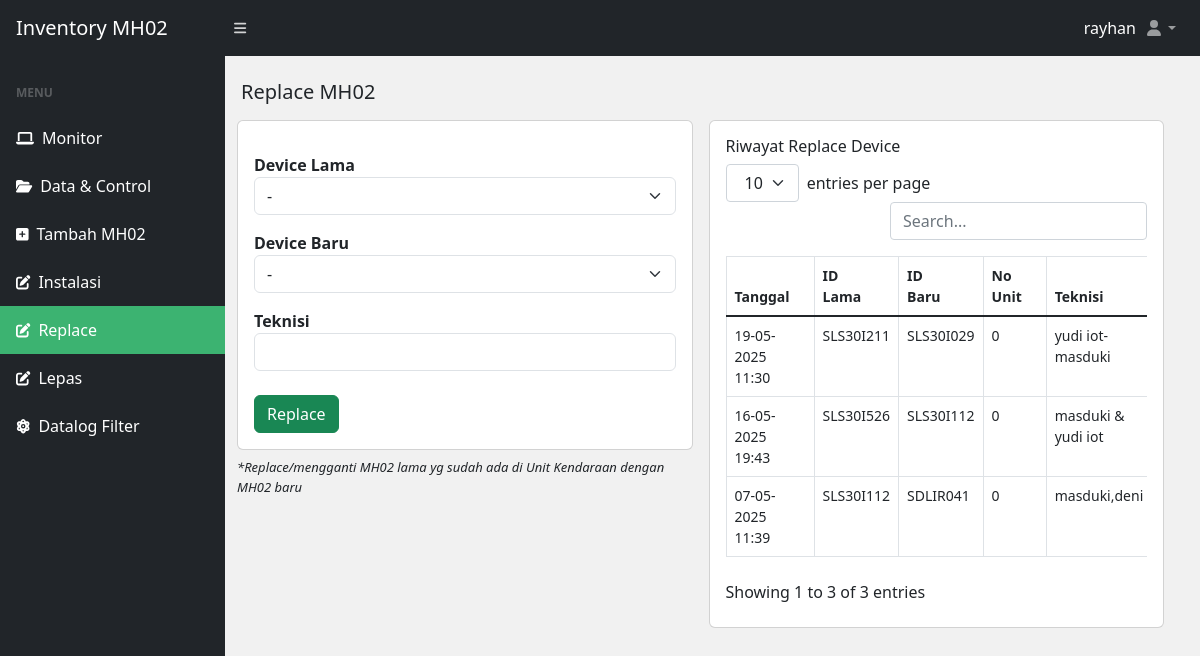
The app's page /replace-unit.php (signed in), older data.
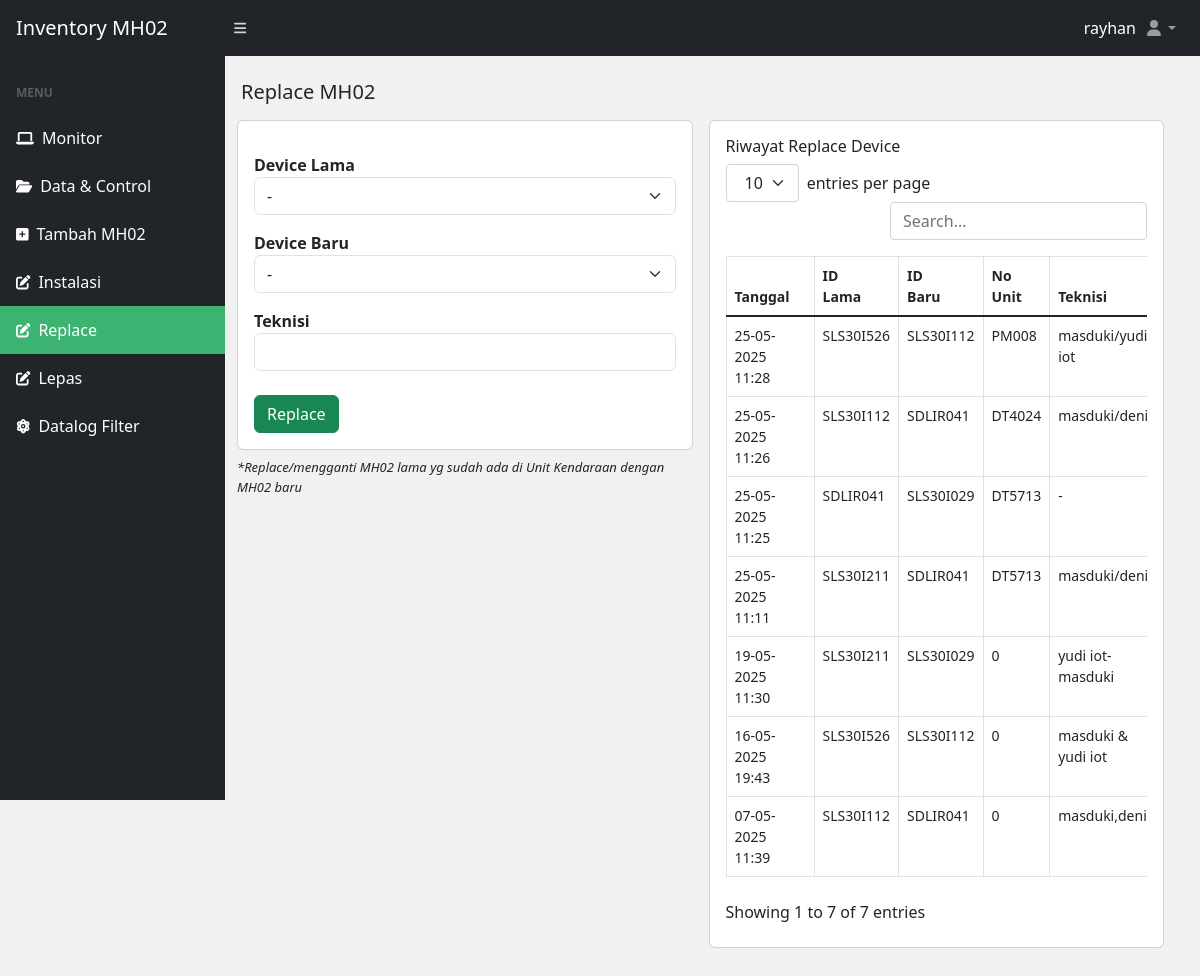
The same page, newer data.
### tables this page shows
CREATE TABLE `replace_device` (
  `id` int(11) NOT NULL,
  `tanggal` varchar(55) NOT NULL,
  `deviceid_lama` varchar(55) NOT NULL,
  `deviceid_baru` varchar(55) NOT NULL,
  `teknisi` varchar(55) NOT NULL,
  `unit` varchar(25) NOT NULL
);

### replace-unit.php (the view, shortened to what this page needs)
<?php
include("database/db.php");
?>
<!DOCTYPE html>
<html lang="en">
<head>
  <?php include('./include/meta.php') ?>
</head>
<body class="sb-nav-fixed">
  <?php include('./include/nav.php') ?>
  <div id="layoutSidenav">
    <?php include('./include/sidenav.php') ?>
    <div id="layoutSidenav_content">
    <main>
        <div class="container-fluid px-3">
            <h5 class="mt-4">Replace MH02</h4>
            <div class="col-md-12 row">
              <div class="col-md-6 p-2">
                <div class="card">
                    <div class="card-body">
                        <form class="row g-3" method="POST" enctype="multipart/form-data">
                        <div class="">
                        <label for="" class="form-label-md mt-3"><b>Device Lama</b></label>
                        <select name="devicelama" class="form-select" id="" require>
                            <option>-</option>
                        </select>
                        <label for="" class="form-label-md mt-3"><b>Device Baru</b></label>
                        <select name="devicebaru" class="form-select" id="" require>
                            <option>-</option>
                        </select>
                        <label for="" class="form-label-md mt-3"><b>Teknisi</b></label>
                        <input type="text" class="form-control" placeholder="" name="teknisi">
                        <input type="submit" class="btn btn-success mt-4" name="submit" value="Replace" />
                        </div>
                        </form>
                    </div>
                </div>
                <p class="mt-2" style="font-size: small;"><i>*Replace/mengganti MH02 lama yg sudah ada di Unit Kendaraan dengan MH02 baru</i></p>
              </div>
              <?php
                  $get_riwayat = mysqli_query($conn, "SELECT * FROM replace_device ORDER BY id DESC");
                  ?>
              <div class="col-md-6 p-2">
                <div class="card card-body">
                  <h6>Riwayat Replace Device</h6>
                  <table id="datatablesSimple">
                    <thead>
                    <tr>
                      <th>Tanggal</th>
                      <th>ID Lama</th>
                      <th>ID Baru</th>
                      <th>No Unit</th>
                      <th>Teknisi</th>
                    </tr>
                    </thead>
                    <tbody>
                    <?php
                    while ($riw = mysqli_fetch_array($get_riwayat)) {
                    ?>
                    <tr>
                      <td><?= $riw['tanggal'] ?></td>
                      <td><?= $riw['deviceid_lama'] ?></td>
                      <td><?= $riw['deviceid_baru'] ?></td>
                      <td><?= $riw['unit'] ?></td>
                      <td><?= $riw['teknisi'] ?></td>
                    </tr>
                    <?php }?>
                    </tbody>
                  </table>
                </div>
              </div>
            </div>
        </div>
    </main>
    </div>
  </div>
</body>
</html>

Row changes from the older to the newer data that the page shows:
added replace_device: tanggal "25-05-2025 11:28", deviceid_lama "SLS30I526", deviceid_baru "SLS30I112", unit "PM008", teknisi "masduki/yudi iot"
added replace_device: tanggal "25-05-2025 11:26", deviceid_lama "SLS30I112", deviceid_baru "SDLIR041", unit "DT4024", teknisi "masduki/deni"
added replace_device: tanggal "25-05-2025 11:25", deviceid_lama "SDLIR041", deviceid_baru "SLS30I029", unit "DT5713", teknisi "-"
added replace_device: tanggal "25-05-2025 11:11", deviceid_lama "SLS30I211", deviceid_baru "SDLIR041", unit "DT5713", teknisi "masduki/deni"
Text that changed along with them:
text written by a page script: "entries per page Showing 1 to 3 of 3 entries" → "entries per page Showing 1 to 7 of 7 entries"
